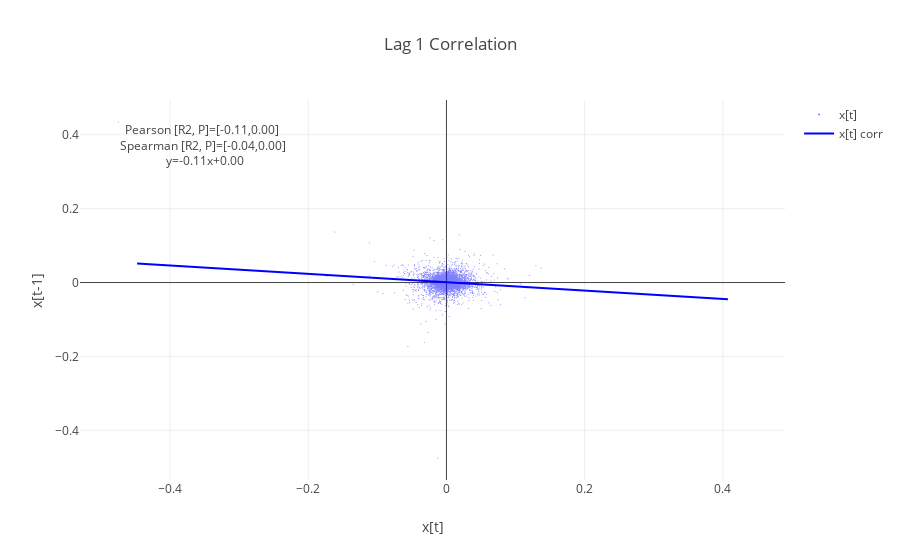

This figure's notebook cell:
### Code cell
## x[t] vs x[t-1] plot
corrPlot(df_dict[coin_to_vis].pct_chng,                 # 1D data vector or list of 1D dsata vectors
             df_dict[coin_to_vis].pct_chng.shift(-1),                 # 1D data vector or list of 1D dsata vectors
             names=['x[t]','x[t-1]'],        # names of x, y (ex:['A', 'B']
             maxdata=200000,      # max # of points to plot above histogram (if too high, it will be slow)
             addCorr=True,      # whether to add correlation statistics into plot (R2, spearmanR2, Pvals, & y=mx+b)
             addCorrLine=True,     # whether to plot correlation line
             addXYline=False,      # whether to plot y=x line
             plot=True,         # if false, just returns plotly json object
             title='Lag 1 Correlation', # title of plot
             xlbl='x[t]',           #
             ylbl='x[t-1]')

### Figure 1 — Plotly figure (JSON) as saved in the notebook; plotly's stock layout.template omitted (floating-point values rounded to 4 significant figures; data arrays with more than 128 entries replaced by an {"elided": "..."} marker saying what was removed)
{"data": [{"legendgroup": null, "marker": {"color": "blue", "size": 1}, "mode": "markers", "name": "x[t]", "opacity": 0.5, "type": "scatter", "x": {"elided": "8003 float values"}, "y": {"elided": "8003 float values"}}, {"hoverinfo": "name+text", "hovertext": "Pearson [R2, P]=[-0.11,0.00] <br> Spearman [R2, P]=[-0.04,0.00] <br> y=-0.11x+0.00", "legendgroup": null, "line": {"color": "blue"}, "mode": "lines", "name": "x[t] corr", "showlegend": true, "type": "scatter", "x": [-0.4476, 0.4072], "y": [0.05139, -0.04551]}], "layout": {"annotations": [{"showarrow": false, "text": "Pearson [R2, P]=[-0.11,0.00] <br> Spearman [R2, P]=[-0.04,0.00] <br> y=-0.11x+0.00", "x": 0.05, "xref": "paper", "y": 0.95, "yref": "paper"}], "hovermode": "closest", "title": "Lag 1 Correlation", "xaxis": {"title": "x[t]"}, "yaxis": {"title": "x[t-1]"}}}
